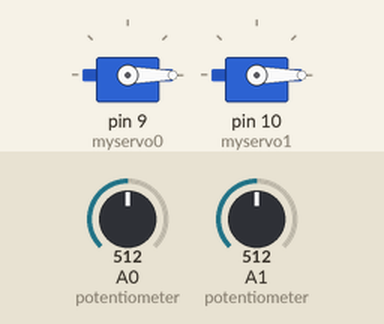
The sketch below on a simulated Arduino Uno, built with avr-gcc and run on an emulated ATmega328P. Parts: 2 × servo. The inputs (shaded band) are chosen by the test bench; at power-on: A0 (potentiometer) = 512, A1 (potentiometer) = 512. Random numbers use the default seed unless the sketch sets one.

Above: at 6.6 s.
6.7 s: A0 (potentiometer) set to 583
8.2 s: A0 (potentiometer) set to 617
At 11.1 s:
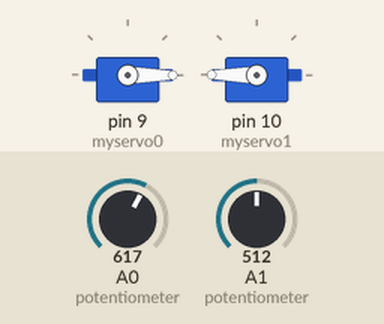
11.2 s: A0 (potentiometer) set to 590
13.6 s: A0 (potentiometer) set to 610
At 13.9 s:
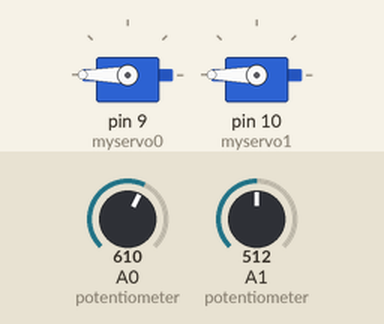
Timing chart, 0 to 17.6 s (numbered marks = the images above; inputs shaded):
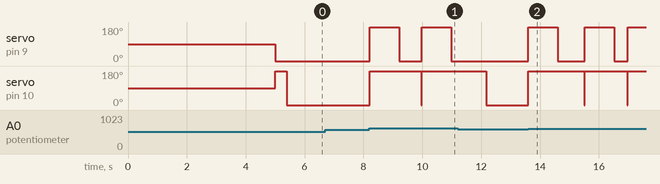

Measured:
- the behaviour switches between 600 and 601 on A0 (potentiometer) (found by bisection; images 0 and 1)
- after the input at 6.7 s, every drawn part: stays the same
- after the input at 8.2 s, servo on pin 9 (myservo0): alternates 180° for 1.0 s and 0° for 0.77 s, starting at once; servo on pin 10 (myservo1): 0° → 180° at once
- after the input at 13.6 s, servo on pin 9 (myservo0): goes 180° 1.0 s, 0° 0.92 s, 180° 1.0 s, 0° 0.47 s, then 180°, starting at once; servo on pin 10 (myservo1): 0° → 180° at once

The sketch:

sumoservo.ino
```cpp
#include <Servo.h>

Servo myservo0;
Servo myservo1;

int luz = 0;  // analog pin used to connect the potentiometer
int val, val2;    // variable to read the value from the analog pin
int atual, i;
void setup() {
  myservo0.attach(9);  // attaches the servo on pin 9 to the servo object
  myservo1.attach(10);  // attaches the servo on pin 9 to the servo object
  delay(5000);
  myservo0.write(0);
  myservo1.write(180);
  delay(400);
}

void loop() {
  val = analogRead(A0);            // reads the value of the potentiometer (value between 0 and 1023)
  val2 = analogRead(A1);            // reads the value of the potentiometer (value between 0 and 1023)
  if (val > 600 || val2 > 600) {
    myservo0.write(180);
    myservo1.write(180);  // sets the servo position according to the scaled value
    delay(1000);
    myservo0.write(0);
    myservo1.write(180);  // sets the servo position according to the scaled value
    atual = random(1, 10);
    for (i = 0; i < atual; i++)
      delay(150);
  }
  myservo0.write(0);
  myservo1.write(0);  // sets the servo position according to the scaled valu
  delay(15);                           // waits for the servo to get there
}
```
